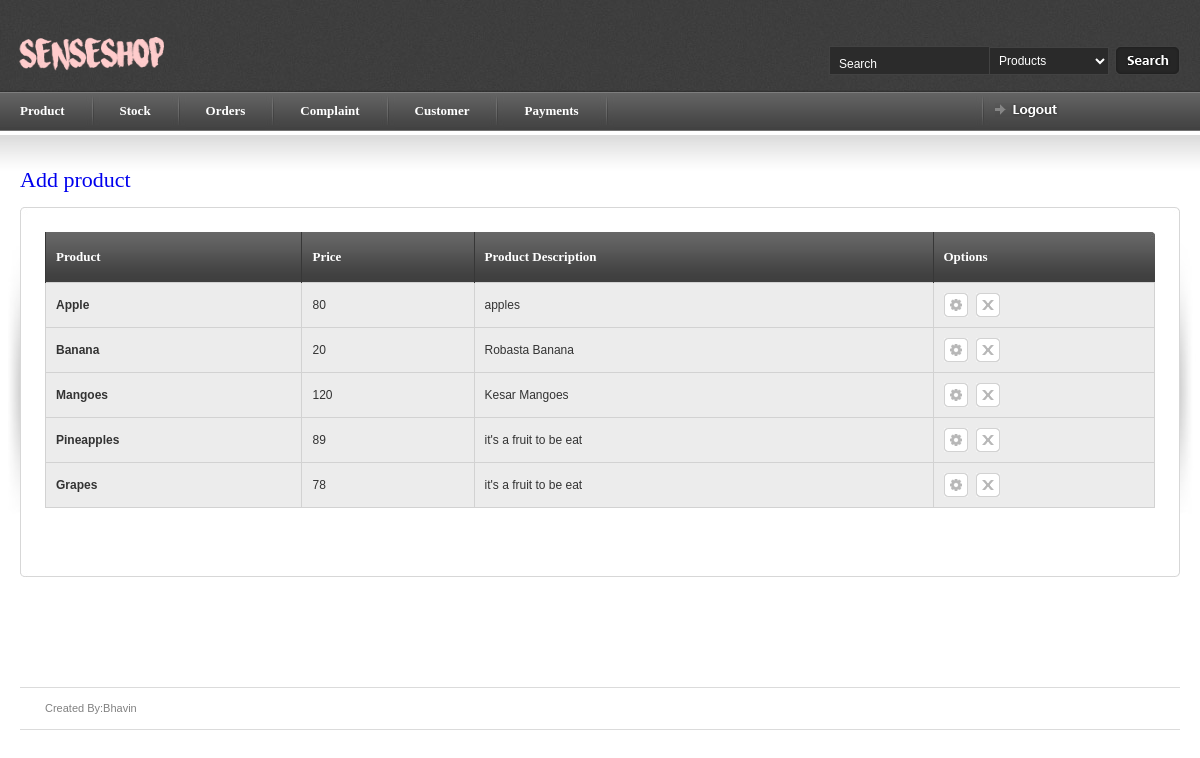
Page /myadmin/ (signed in) on the committed database.
### myadmin/models.py (models this page shows, shortened)
class product(models.Model):
    pro_name = models.CharField(max_length=250, unique=True)
    au_id = models.DecimalField(max_digits=20,decimal_places=0,unique=True)
    pro_price = models.DecimalField(max_digits=5, decimal_places=0)
    prodct_dec =models.CharField(max_length=1000)
    image = models.ImageField(blank = True)
    flag =models.DecimalField(max_digits=2,decimal_places=0,null=True,blank=True,default=0)

### myadmin/views.py (the view)
# urls.py: url(r'^myadmin/$', b.ProductIndexView.as_view(), name='myadmin'),
class ProductIndexView(generic.ListView):
    template_name = 'product.html'
    context_object_name = 'product'
    model = product
    paginate_by = 10
    def get_queryset(self):
        return product.objects.all()
    def dispatch(self,request ,*args, **kwargs):
        if request.session.has_key('myadmin'):
            a = 'hello'
        else:
            return redirect('index')
        return super(ProductIndexView, self).dispatch(request,*args, **kwargs)

### myadmin/templates/product.html (shortened to what this page needs)
{% load staticfiles %}
{% include 'article_start.html' %}
<div id="page-heading">
        <h1><a href="{% url 'product_add' %}">Add product</a></h1>
    </div>
    <table border="0" width="100%" cellpadding="0" cellspacing="0" id="content-table">
        <tr>
            <th rowspan="3" class="sized"><img src="{% static 'images/shared/side_shadowleft.jpg'%}" width="20" height="300" alt="" /></th>
            <th class="topleft"></th>
            <td id="tbl-border-top">&nbsp;</td>
            <th class="topright"></th>
            <th rowspan="3" class="sized"><img src="{% static 'images/shared/side_shadowright.jpg'%}" width="20" height="300" alt="" /></th>
        </tr>
    <tr>
        <td id="tbl-border-left"></td>
        <td>
            <div id="content-table-inner">
                <div id="table-content">
                    <form id="mainform" action="">
                        <table border="0" width="100%" cellpadding="0" cellspacing="0" id="product-table">
                         <tr>
                            <th class="table-header-repeat line-left"><a>Product</a></th>
                            <th class="table-header-repeat line-left"><a>Price</a></th>
                            <th class="table-header-repeat line-left"><a>Product Description</a></th>
                            <th class="table-header-options line-left"><a>Options</a></th>
                        </tr>
                            {% for pro in product %}
                            <tr class="alternate-row">
                                    <td> <b>{{ pro.pro_name }}</b></td>
                                    <td> {{ pro.pro_price }}</td>
                                    <td> {{ pro.prodct_dec }}</td>
                                    <td> <a href="{% url "product_update" pro.id %}" title="Update" class="icon-1 info-tooltip"> </a>
                                         <a href="{% url 'product_delete' pro.id %}" title="Delete" class="icon-2 info-tooltip"></a>
                                    </td>
                                </tr>
                            {% endfor %}
                        </table>
                    </form>
        </div>
</div>
         </td>
     <td id="tbl-border-right"></td>
 </tr>
 <tr>
     <th class="sized bottomleft"></th>
     <td id="tbl-border-bottom">&nbsp;</td>
     <th class="sized bottomright"></th>
 </tr>
 </table>
</div>
{% include 'article_close.html' %}

### myadmin/static/css/screen.css (style rules this page uses)
* { margin: 0; padding: 0; }
html, body { height: 100%; }
body { background: #fff; color: #393939; font-family: Arial; font-size: 0px; line-height: 0; }
#content-table { font-size: 0px; line-height: 0px; }
#content-table th.sized { height: 15px; width: 15px; padding: 0; margin: 0; font-size: 0px; line-height: 0px; }
#content-table-inner { font-size: 12px; line-height: 12px; padding: 10px 0 20px 0; }
#tbl-border-top { background: url(../images/shared/border_bit.jpg) top repeat-x; line-height: 0;font-size: 0px; height: 15px; }
#tbl-border-bottom { background: url(../images/shared/border_bit.jpg) bottom repeat-x; line-height: 0;font-size: 0px; height: 15px; }
#tbl-border-left { background: url(../images/shared/border_bit.jpg) left repeat-y; }
#tbl-border-right { background: url(../images/shared/border_bit.jpg) right repeat-y; }
#table-content { line-height: 16px; margin: 0 10px 10px 10px; min-height: 300px; }
.topleft { background: url(../images/shared/corner_top_left.jpg) no-repeat; width:15px; height:15px; }
.topright { background: url(../images/shared/corner_top_right.jpg) no-repeat; width:15px; height:15px; }
.bottomleft { background: url(../images/shared/corner_bottom_left.jpg) no-repeat; width:15px; height:15px; }
.bottomright { background: url(../images/shared/corner_bottom_right.jpg) no-repeat; width:15px; height:15px; }
#page-heading { margin: 0 0 15px 20px; }
h1 { color: #4b4b4b; font-family: Tahoma; font-size: 22px; line-height: 24px; font-weight: normal; }
a.icon-1 { background: url(../images/table/table_icon_1.gif) no-repeat; display: block; float: left; height: 24px; margin: 0 8px 0 0; width: 24px; }
a.icon-2 { background: url(../images/table/table_icon_2.gif) no-repeat; display: block; float: left; height: 24px; margin: 0 8px 0 0; width: 24px; }
#product-table { margin-bottom: 20px; }
#product-table td a { color: #393939; }
#product-table th { height: 50px; text-align: left; }
#product-table td { border: 1px solid #d2d2d2; padding: 10px 0 10px 10px; }
#product-table tr.alternate-row { background: #ececec; }
.table-header-options { background: url(../images/table/table_header_options.jpg) no-repeat; border: none; min-width: 221px; padding: 0px 0 0 0; width: 221px; }
.table-header-repeat { background: url(../images/table/table_header_repeat.jpg) repeat-x; border: none; font-size: 0px; line-height: 0; padding: 0px 0 0 0; }
.table-header-options a, .table-header-repeat a { color: #fff; font-family: Tahoma; font-size: 13px; font-weight: bold; line-height: 14px; margin: 0 0 0 10px; padding: 0 10px 0 0; }
th.line-left { border-left: 1px solid #373737; }
table { border-collapse: collapse; }
a { outline: none; text-decoration: none; }
img { border: 0; }
form { margin: 0; padding: 0; }

### rows in the picture
product: pro_name "Apple", pro_price "80", prodct_dec "apples"
product: pro_name "Banana", pro_price "20", prodct_dec "Robasta Banana"
product: pro_name "Mangoes", pro_price "120", prodct_dec "Kesar Mangoes"
product: pro_name "Pineapples", pro_price "89", prodct_dec "it's a fruit to be eat"
product: pro_name "Grapes", pro_price "78", prodct_dec "it's a fruit to be eat"
